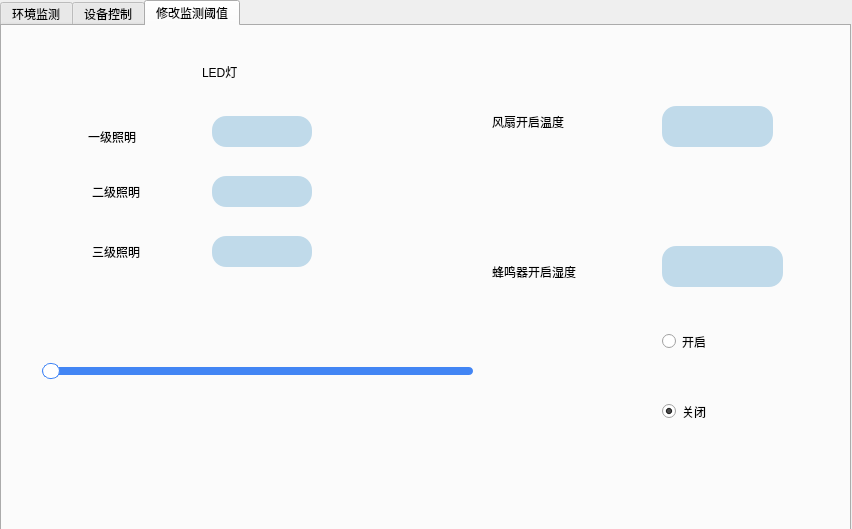
<?xml version="1.0" encoding="UTF-8"?>
<ui version="4.0">
 <class>Widget</class>
 <widget class="QWidget" name="Widget">
  <property name="geometry">
   <rect>
    <x>0</x>
    <y>0</y>
    <width>852</width>
    <height>529</height>
   </rect>
  </property>
  <property name="windowTitle">
   <string>Widget</string>
  </property>
  <widget class="QTabWidget" name="tabWidget">
   <property name="geometry">
    <rect>
     <x>0</x>
     <y>0</y>
     <width>851</width>
     <height>541</height>
    </rect>
   </property>
   <property name="styleSheet">
    <string notr="true"/>
   </property>
   <property name="currentIndex">
    <number>2</number>
   </property>
   <widget class="QWidget" name="tab">
    <attribute name="title">
     <string>环境监测</string>
    </attribute>
    <widget class="QLabel" name="label_10">
     <property name="geometry">
      <rect>
       <x>20</x>
       <y>10</y>
       <width>181</width>
       <height>81</height>
      </rect>
     </property>
     <property name="styleSheet">
      <string notr="true">color: rgb(193, 125, 17);
font: 75 22pt &quot;Ubuntu Condensed&quot;;</string>
     </property>
     <property name="text">
      <string>当前环境信息</string>
     </property>
    </widget>
    <widget class="QLabel" name="label_4">
     <property name="geometry">
      <rect>
       <x>90</x>
       <y>310</y>
       <width>51</width>
       <height>31</height>
      </rect>
     </property>
     <property name="styleSheet">
      <string notr="true">font: 20pt &quot;Ubuntu&quot;;
color: rgb(193, 125, 17);</string>
     </property>
     <property name="text">
      <string>LUX</string>
     </property>
    </widget>
    <widget class="QLabel" name="label_5">
     <property name="geometry">
      <rect>
       <x>390</x>
       <y>310</y>
       <width>51</width>
       <height>31</height>
      </rect>
     </property>
     <property name="styleSheet">
      <string notr="true">font: 20pt &quot;Ubuntu&quot;;
color: rgb(193, 125, 17);</string>
     </property>
     <property name="text">
      <string>°C</string>
     </property>
    </widget>
    <widget class="QLabel" name="label_6">
     <property name="geometry">
      <rect>
       <x>620</x>
       <y>290</y>
       <width>31</width>
       <height>61</height>
      </rect>
     </property>
     <property name="styleSheet">
      <string notr="true">font: 20pt &quot;Ubuntu&quot;;
color: rgb(193, 125, 17);</string>
     </property>
     <property name="text">
      <string>%</string>
     </property>
    </widget>
    <widget class="QLCDNumber" name="lcdNumber_2">
     <property name="geometry">
      <rect>
       <x>310</x>
       <y>210</y>
       <width>211</width>
       <height>71</height>
      </rect>
     </property>
     <property name="styleSheet">
      <string notr="true">font: 24pt &quot;Ubuntu&quot;;</string>
     </property>
    </widget>
    <widget class="QLabel" name="label_8">
     <property name="geometry">
      <rect>
       <x>290</x>
       <y>190</y>
       <width>251</width>
       <height>101</height>
      </rect>
     </property>
     <property name="styleSheet">
      <string notr="true">
border-image: url(:/back7.jpg);</string>
     </property>
     <property name="text">
      <string/>
     </property>
    </widget>
    <widget class="QLCDNumber" name="lcdNumber">
     <property name="geometry">
      <rect>
       <x>30</x>
       <y>210</y>
       <width>211</width>
       <height>71</height>
      </rect>
     </property>
     <property name="styleSheet">
      <string notr="true">font: 24pt &quot;Ubuntu&quot;;</string>
     </property>
    </widget>
    <widget class="QLabel" name="label_9">
     <property name="geometry">
      <rect>
       <x>570</x>
       <y>190</y>
       <width>241</width>
       <height>101</height>
      </rect>
     </property>
     <property name="styleSheet">
      <string notr="true">border-image: url(:/back7.jpg);</string>
     </property>
     <property name="text">
      <string/>
     </property>
    </widget>
    <widget class="QLCDNumber" name="lcdNumber_3">
     <property name="geometry">
      <rect>
       <x>590</x>
       <y>210</y>
       <width>211</width>
       <height>71</height>
      </rect>
     </property>
     <property name="styleSheet">
      <string notr="true">font: 24pt &quot;Ubuntu&quot;;</string>
     </property>
    </widget>
    <widget class="QLabel" name="label_7">
     <property name="geometry">
      <rect>
       <x>10</x>
       <y>190</y>
       <width>251</width>
       <height>101</height>
      </rect>
     </property>
     <property name="styleSheet">
      <string notr="true">border-image: url(:/back7.jpg);</string>
     </property>
     <property name="text">
      <string/>
     </property>
    </widget>
    <widget class="QLabel" name="label_2">
     <property name="geometry">
      <rect>
       <x>360</x>
       <y>60</y>
       <width>121</width>
       <height>121</height>
      </rect>
     </property>
     <property name="styleSheet">
      <string notr="true">font: 30pt &quot;Ubuntu&quot;;
color: rgb(193, 125, 17);</string>
     </property>
     <property name="text">
      <string>温度：</string>
     </property>
    </widget>
    <widget class="QLabel" name="label">
     <property name="geometry">
      <rect>
       <x>60</x>
       <y>60</y>
       <width>141</width>
       <height>121</height>
      </rect>
     </property>
     <property name="styleSheet">
      <string notr="true">font: 30pt &quot;Ubuntu&quot;;
color: rgb(193, 125, 17);

</string>
     </property>
     <property name="text">
      <string>  光照：</string>
     </property>
    </widget>
    <widget class="QLabel" name="label_3">
     <property name="geometry">
      <rect>
       <x>630</x>
       <y>60</y>
       <width>121</width>
       <height>121</height>
      </rect>
     </property>
     <property name="styleSheet">
      <string notr="true">font: 30pt &quot;Ubuntu&quot;;
color: rgb(193, 125, 17);</string>
     </property>
     <property name="text">
      <string>湿度：</string>
     </property>
    </widget>
    <widget class="QLabel" name="label_12">
     <property name="geometry">
      <rect>
       <x>0</x>
       <y>0</y>
       <width>881</width>
       <height>441</height>
      </rect>
     </property>
     <property name="styleSheet">
      <string notr="true">border-image: url(:/back4.jpg);</string>
     </property>
     <property name="text">
      <string/>
     </property>
    </widget>
    <widget class="QLabel" name="label_data">
     <property name="geometry">
      <rect>
       <x>370</x>
       <y>30</y>
       <width>391</width>
       <height>51</height>
      </rect>
     </property>
     <property name="styleSheet">
      <string notr="true">font: 24pt &quot;Ubuntu&quot;;</string>
     </property>
     <property name="text">
      <string/>
     </property>
    </widget>
    <zorder>label_12</zorder>
    <zorder>label_10</zorder>
    <zorder>label_4</zorder>
    <zorder>label_5</zorder>
    <zorder>label_6</zorder>
    <zorder>label_8</zorder>
    <zorder>label_9</zorder>
    <zorder>label_7</zorder>
    <zorder>label_2</zorder>
    <zorder>label</zorder>
    <zorder>label_3</zorder>
    <zorder>lcdNumber_2</zorder>
    <zorder>lcdNumber_3</zorder>
    <zorder>lcdNumber</zorder>
    <zorder>label_data</zorder>
   </widget>
   <widget class="QWidget" name="tab_3">
    <attribute name="title">
     <string>设备控制</string>
    </attribute>
    <widget class="QPushButton" name="pushButton_5">
     <property name="enabled">
      <bool>true</bool>
     </property>
     <property name="geometry">
      <rect>
       <x>740</x>
       <y>220</y>
       <width>61</width>
       <height>31</height>
      </rect>
     </property>
     <property name="styleSheet">
      <string notr="true"/>
     </property>
     <property name="text">
      <string/>
     </property>
    </widget>
    <widget class="QPushButton" name="CloseButton">
     <property name="geometry">
      <rect>
       <x>30</x>
       <y>210</y>
       <width>100</width>
       <height>45</height>
      </rect>
     </property>
     <property name="styleSheet">
      <string notr="true">
background-color: rgb(192, 218, 234);
       color: black;                         
       font-weight: bold;      </string>
     </property>
     <property name="text">
      <string>关闭界面</string>
     </property>
    </widget>
    <widget class="QPushButton" name="BeeButton_on">
     <property name="geometry">
      <rect>
       <x>290</x>
       <y>190</y>
       <width>61</width>
       <height>30</height>
      </rect>
     </property>
     <property name="styleSheet">
      <string notr="true">QPushButton {     
background-color: rgb(192, 218, 234);   
       color: gray;                 
       font-weight: normal;
    }
  QPushButton:disabled { 
background-color: rgb(192, 218, 234);
       color: black;                         
       font-weight: bold;      
    }</string>
     </property>
     <property name="text">
      <string/>
     </property>
    </widget>
    <widget class="QPushButton" name="pushButton_3">
     <property name="enabled">
      <bool>true</bool>
     </property>
     <property name="geometry">
      <rect>
       <x>610</x>
       <y>220</y>
       <width>61</width>
       <height>31</height>
      </rect>
     </property>
     <property name="styleSheet">
      <string notr="true"/>
     </property>
     <property name="text">
      <string/>
     </property>
    </widget>
    <widget class="QPushButton" name="FanButton_1">
     <property name="geometry">
      <rect>
       <x>190</x>
       <y>360</y>
       <width>71</width>
       <height>61</height>
      </rect>
     </property>
     <property name="styleSheet">
      <string notr="true">QPushButton {     
background-color: rgb(192, 218, 234);   
       color: gray;                 
       font-weight: normal;
    }
  QPushButton:disabled { 
background-color: rgb(192, 218, 234);
       color: black;                         
       font-weight: bold;      
    }</string>
     </property>
     <property name="text">
      <string/>
     </property>
    </widget>
    <widget class="QPushButton" name="pushButton">
     <property name="enabled">
      <bool>true</bool>
     </property>
     <property name="geometry">
      <rect>
       <x>480</x>
       <y>220</y>
       <width>61</width>
       <height>31</height>
      </rect>
     </property>
     <property name="styleSheet">
      <string notr="true"/>
     </property>
     <property name="text">
      <string/>
     </property>
    </widget>
    <widget class="QPushButton" name="MonButton">
     <property name="geometry">
      <rect>
       <x>30</x>
       <y>140</y>
       <width>100</width>
       <height>45</height>
      </rect>
     </property>
     <property name="styleSheet">
      <string notr="true">
background-color: rgb(192, 218, 234);
       color: black;                         
       font-weight: bold;      </string>
     </property>
     <property name="text">
      <string>打开监控</string>
     </property>
    </widget>
    <widget class="QLabel" name="label_13">
     <property name="geometry">
      <rect>
       <x>0</x>
       <y>0</y>
       <width>861</width>
       <height>441</height>
      </rect>
     </property>
     <property name="styleSheet">
      <string notr="true">border-image: url(:/bg2.jpg);
</string>
     </property>
     <property name="text">
      <string/>
     </property>
    </widget>
    <widget class="QLabel" name="label_14">
     <property name="geometry">
      <rect>
       <x>480</x>
       <y>150</y>
       <width>61</width>
       <height>31</height>
      </rect>
     </property>
     <property name="styleSheet">
      <string notr="true">font: 16pt &quot;Ubuntu&quot;;</string>
     </property>
     <property name="text">
      <string>电灯1</string>
     </property>
    </widget>
    <widget class="QLabel" name="label_15">
     <property name="geometry">
      <rect>
       <x>610</x>
       <y>150</y>
       <width>61</width>
       <height>31</height>
      </rect>
     </property>
     <property name="styleSheet">
      <string notr="true">font: 16pt &quot;Ubuntu&quot;;
</string>
     </property>
     <property name="text">
      <string>电灯2</string>
     </property>
    </widget>
    <widget class="QLabel" name="label_16">
     <property name="geometry">
      <rect>
       <x>740</x>
       <y>150</y>
       <width>61</width>
       <height>31</height>
      </rect>
     </property>
     <property name="styleSheet">
      <string notr="true">font: 16pt &quot;Ubuntu&quot;;
</string>
     </property>
     <property name="text">
      <string>电灯3</string>
     </property>
    </widget>
    <widget class="QLabel" name="label_18">
     <property name="geometry">
      <rect>
       <x>280</x>
       <y>40</y>
       <width>91</width>
       <height>71</height>
      </rect>
     </property>
     <property name="styleSheet">
      <string notr="true"/>
     </property>
     <property name="text">
      <string/>
     </property>
    </widget>
    <widget class="QLabel" name="label_21">
     <property name="geometry">
      <rect>
       <x>310</x>
       <y>300</y>
       <width>208</width>
       <height>136</height>
      </rect>
     </property>
     <property name="styleSheet">
      <string notr="true"/>
     </property>
     <property name="text">
      <string/>
     </property>
    </widget>
    <widget class="QLabel" name="label_20">
     <property name="geometry">
      <rect>
       <x>20</x>
       <y>0</y>
       <width>121</width>
       <height>121</height>
      </rect>
     </property>
     <property name="styleSheet">
      <string notr="true">border-image: url(:/jk.jpg);</string>
     </property>
     <property name="text">
      <string/>
     </property>
    </widget>
    <widget class="QLabel" name="label_22">
     <property name="geometry">
      <rect>
       <x>200</x>
       <y>290</y>
       <width>51</width>
       <height>51</height>
      </rect>
     </property>
     <property name="styleSheet">
      <string notr="true">font: 20pt &quot;Ubuntu&quot;;</string>
     </property>
     <property name="text">
      <string>风扇</string>
     </property>
    </widget>
    <widget class="QLabel" name="label_23">
     <property name="geometry">
      <rect>
       <x>290</x>
       <y>140</y>
       <width>91</width>
       <height>41</height>
      </rect>
     </property>
     <property name="styleSheet">
      <string notr="true">font: 20pt &quot;Ubuntu&quot;;</string>
     </property>
     <property name="text">
      <string>警报</string>
     </property>
    </widget>
    <widget class="QLabel" name="label_35">
     <property name="geometry">
      <rect>
       <x>460</x>
       <y>50</y>
       <width>100</width>
       <height>100</height>
      </rect>
     </property>
     <property name="text">
      <string/>
     </property>
    </widget>
    <widget class="QLabel" name="label_36">
     <property name="geometry">
      <rect>
       <x>590</x>
       <y>50</y>
       <width>100</width>
       <height>100</height>
      </rect>
     </property>
     <property name="text">
      <string/>
     </property>
    </widget>
    <widget class="QLabel" name="label_37">
     <property name="geometry">
      <rect>
       <x>720</x>
       <y>50</y>
       <width>100</width>
       <height>100</height>
      </rect>
     </property>
     <property name="text">
      <string/>
     </property>
    </widget>
    <zorder>label_13</zorder>
    <zorder>pushButton_5</zorder>
    <zorder>CloseButton</zorder>
    <zorder>BeeButton_on</zorder>
    <zorder>pushButton_3</zorder>
    <zorder>FanButton_1</zorder>
    <zorder>pushButton</zorder>
    <zorder>MonButton</zorder>
    <zorder>label_14</zorder>
    <zorder>label_15</zorder>
    <zorder>label_16</zorder>
    <zorder>label_18</zorder>
    <zorder>label_21</zorder>
    <zorder>label_20</zorder>
    <zorder>label_22</zorder>
    <zorder>label_23</zorder>
    <zorder>label_35</zorder>
    <zorder>label_36</zorder>
    <zorder>label_37</zorder>
   </widget>
   <widget class="QWidget" name="tab_2">
    <attribute name="title">
     <string>修改监测阈值</string>
    </attribute>
    <widget class="QLabel" name="label_29">
     <property name="geometry">
      <rect>
       <x>86</x>
       <y>80</y>
       <width>91</width>
       <height>61</height>
      </rect>
     </property>
     <property name="styleSheet">
      <string notr="true">font: 16pt &quot;Ubuntu&quot;;</string>
     </property>
     <property name="text">
      <string>一级照明</string>
     </property>
    </widget>
    <widget class="QLabel" name="label_26">
     <property name="geometry">
      <rect>
       <x>120</x>
       <y>10</y>
       <width>71</width>
       <height>71</height>
      </rect>
     </property>
     <property name="styleSheet">
      <string notr="true">border-image: url(:/LED1.png);</string>
     </property>
     <property name="text">
      <string/>
     </property>
    </widget>
    <widget class="QLabel" name="label_30">
     <property name="geometry">
      <rect>
       <x>90</x>
       <y>130</y>
       <width>111</width>
       <height>71</height>
      </rect>
     </property>
     <property name="styleSheet">
      <string notr="true">font: 16pt &quot;Ubuntu&quot;;</string>
     </property>
     <property name="text">
      <string>二级照明</string>
     </property>
    </widget>
    <widget class="QTextEdit" name="textEdit_Hum">
     <property name="geometry">
      <rect>
       <x>660</x>
       <y>220</y>
       <width>121</width>
       <height>41</height>
      </rect>
     </property>
     <property name="styleSheet">
      <string notr="true">background-color: rgb(192, 218, 234);
border-radius:14px;
font: 14pt &quot;Ubuntu&quot;;</string>
     </property>
    </widget>
    <widget class="QLabel" name="label_28">
     <property name="geometry">
      <rect>
       <x>200</x>
       <y>30</y>
       <width>41</width>
       <height>31</height>
      </rect>
     </property>
     <property name="text">
      <string>LED灯</string>
     </property>
    </widget>
    <widget class="QSlider" name="slider_Ctrol">
     <property name="geometry">
      <rect>
       <x>30</x>
       <y>280</y>
       <width>451</width>
       <height>131</height>
      </rect>
     </property>
     <property name="styleSheet">
      <string notr="true">QSlider::groove:horizontal { 
                height: 8px; 
                background: #4285F4; 
                border-radius: 4px; 
                margin: 0 10px; 
            }
            QSlider::handle:horizontal { 
                background: white; 
                border: 1px solid #4285F4; 
                width: 16px; 
                margin: -4px 0; 
                border-radius: 8px; 
            }</string>
     </property>
     <property name="orientation">
      <enum>Qt::Horizontal</enum>
     </property>
    </widget>
    <widget class="QTextEdit" name="textEdit_4">
     <property name="geometry">
      <rect>
       <x>660</x>
       <y>80</y>
       <width>111</width>
       <height>41</height>
      </rect>
     </property>
     <property name="styleSheet">
      <string notr="true">background-color: rgb(192, 218, 234);
border-radius:14px;
font: 14pt &quot;Ubuntu&quot;;</string>
     </property>
    </widget>
    <widget class="QLabel" name="label_32">
     <property name="geometry">
      <rect>
       <x>490</x>
       <y>50</y>
       <width>181</width>
       <height>91</height>
      </rect>
     </property>
     <property name="styleSheet">
      <string notr="true">font: 16pt &quot;Ubuntu&quot;;</string>
     </property>
     <property name="text">
      <string>风扇开启温度</string>
     </property>
    </widget>
    <widget class="QTextEdit" name="textEdit_2">
     <property name="geometry">
      <rect>
       <x>210</x>
       <y>150</y>
       <width>100</width>
       <height>31</height>
      </rect>
     </property>
     <property name="styleSheet">
      <string notr="true">background-color: rgb(192, 218, 234);
border-radius:14px;
font: 14pt &quot;Ubuntu&quot;;</string>
     </property>
    </widget>
    <widget class="QLabel" name="label_33">
     <property name="geometry">
      <rect>
       <x>580</x>
       <y>150</y>
       <width>71</width>
       <height>61</height>
      </rect>
     </property>
     <property name="styleSheet">
      <string notr="true">image: url(:/buzzer.png);</string>
     </property>
     <property name="text">
      <string/>
     </property>
    </widget>
    <widget class="QRadioButton" name="radioButton_SmartOn">
     <property name="geometry">
      <rect>
       <x>660</x>
       <y>300</y>
       <width>141</width>
       <height>31</height>
      </rect>
     </property>
     <property name="styleSheet">
      <string notr="true">
font: 16pt &quot;Ubuntu&quot;;</string>
     </property>
     <property name="text">
      <string>开启</string>
     </property>
     <property name="checkable">
      <bool>true</bool>
     </property>
     <property name="checked">
      <bool>false</bool>
     </property>
    </widget>
    <widget class="QLabel" name="label_11">
     <property name="geometry">
      <rect>
       <x>-6</x>
       <y>0</y>
       <width>861</width>
       <height>451</height>
      </rect>
     </property>
     <property name="styleSheet">
      <string notr="true">border-image: url(:/bg3.jpg);</string>
     </property>
     <property name="text">
      <string/>
     </property>
    </widget>
    <widget class="QLabel" name="label_34">
     <property name="geometry">
      <rect>
       <x>490</x>
       <y>210</y>
       <width>181</width>
       <height>71</height>
      </rect>
     </property>
     <property name="styleSheet">
      <string notr="true">font: 16pt &quot;Ubuntu&quot;;</string>
     </property>
     <property name="text">
      <string>蜂鸣器开启湿度</string>
     </property>
    </widget>
    <widget class="QRadioButton" name="radioButton_SmartOff">
     <property name="geometry">
      <rect>
       <x>660</x>
       <y>370</y>
       <width>131</width>
       <height>31</height>
      </rect>
     </property>
     <property name="styleSheet">
      <string notr="true">
font: 16pt &quot;Ubuntu&quot;;</string>
     </property>
     <property name="text">
      <string>关闭</string>
     </property>
     <property name="checked">
      <bool>true</bool>
     </property>
    </widget>
    <widget class="QLabel" name="label_31">
     <property name="geometry">
      <rect>
       <x>90</x>
       <y>190</y>
       <width>111</width>
       <height>71</height>
      </rect>
     </property>
     <property name="styleSheet">
      <string notr="true">font: 16pt &quot;Ubuntu&quot;;</string>
     </property>
     <property name="text">
      <string>三级照明</string>
     </property>
    </widget>
    <widget class="QTextEdit" name="textEdit">
     <property name="geometry">
      <rect>
       <x>210</x>
       <y>90</y>
       <width>100</width>
       <height>31</height>
      </rect>
     </property>
     <property name="styleSheet">
      <string notr="true">background-color: rgb(192, 218, 234);
font: 14pt &quot;Ubuntu&quot;;
border-radius:14px;
</string>
     </property>
    </widget>
    <widget class="QLabel" name="label_25">
     <property name="geometry">
      <rect>
       <x>530</x>
       <y>310</y>
       <width>111</width>
       <height>101</height>
      </rect>
     </property>
     <property name="styleSheet">
      <string notr="true">border-image: url(:/pic.png);</string>
     </property>
     <property name="text">
      <string/>
     </property>
    </widget>
    <widget class="QLabel" name="label_27">
     <property name="geometry">
      <rect>
       <x>580</x>
       <y>10</y>
       <width>71</width>
       <height>61</height>
      </rect>
     </property>
     <property name="styleSheet">
      <string notr="true">border-image: url(:/fan.png);</string>
     </property>
     <property name="text">
      <string/>
     </property>
    </widget>
    <widget class="QTextEdit" name="textEdit_3">
     <property name="geometry">
      <rect>
       <x>210</x>
       <y>210</y>
       <width>100</width>
       <height>31</height>
      </rect>
     </property>
     <property name="styleSheet">
      <string notr="true">background-color: rgb(192, 218, 234);
border-radius:14px;
font: 14pt &quot;Ubuntu&quot;;</string>
     </property>
    </widget>
    <zorder>label_11</zorder>
    <zorder>label_29</zorder>
    <zorder>label_26</zorder>
    <zorder>label_30</zorder>
    <zorder>textEdit_Hum</zorder>
    <zorder>label_28</zorder>
    <zorder>slider_Ctrol</zorder>
    <zorder>textEdit_4</zorder>
    <zorder>label_32</zorder>
    <zorder>textEdit_2</zorder>
    <zorder>label_33</zorder>
    <zorder>radioButton_SmartOn</zorder>
    <zorder>label_34</zorder>
    <zorder>radioButton_SmartOff</zorder>
    <zorder>label_31</zorder>
    <zorder>textEdit</zorder>
    <zorder>label_25</zorder>
    <zorder>label_27</zorder>
    <zorder>textEdit_3</zorder>
   </widget>
  </widget>
 </widget>
 <resources/>
 <connections/>
</ui>
